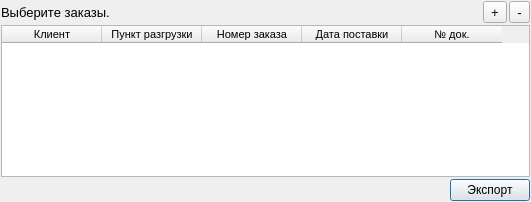
<?xml version="1.0" encoding="UTF-8"?>
<ui version="4.0">
 <class>Dialog</class>
 <widget class="QDialog" name="Dialog">
  <property name="geometry">
   <rect>
    <x>0</x>
    <y>0</y>
    <width>531</width>
    <height>202</height>
   </rect>
  </property>
  <property name="windowTitle">
   <string>Заказ на отгрузку</string>
  </property>
  <layout class="QGridLayout" name="gridLayout">
   <property name="leftMargin">
    <number>1</number>
   </property>
   <property name="topMargin">
    <number>1</number>
   </property>
   <property name="rightMargin">
    <number>1</number>
   </property>
   <property name="bottomMargin">
    <number>1</number>
   </property>
   <property name="spacing">
    <number>2</number>
   </property>
   <item row="2" column="0" colspan="2">
    <layout class="QHBoxLayout" name="horizontalLayout_2">
     <property name="spacing">
      <number>2</number>
     </property>
     <item>
      <spacer name="horizontalSpacer_2">
       <property name="orientation">
        <enum>Qt::Horizontal</enum>
       </property>
       <property name="sizeHint" stdset="0">
        <size>
         <width>40</width>
         <height>20</height>
        </size>
       </property>
      </spacer>
     </item>
     <item>
      <widget class="QPushButton" name="pushButton_2">
       <property name="text">
        <string>Экспорт</string>
       </property>
      </widget>
     </item>
    </layout>
   </item>
   <item row="0" column="0" colspan="2">
    <layout class="QHBoxLayout" name="horizontalLayout">
     <property name="spacing">
      <number>2</number>
     </property>
     <item>
      <widget class="QLabel" name="label">
       <property name="font">
        <font>
         <family>Tahoma</family>
         <pointsize>10</pointsize>
        </font>
       </property>
       <property name="text">
        <string>Выберите заказы.</string>
       </property>
      </widget>
     </item>
     <item>
      <spacer name="horizontalSpacer">
       <property name="orientation">
        <enum>Qt::Horizontal</enum>
       </property>
       <property name="sizeHint" stdset="0">
        <size>
         <width>40</width>
         <height>20</height>
        </size>
       </property>
      </spacer>
     </item>
     <item>
      <widget class="QToolButton" name="toolButton">
       <property name="font">
        <font>
         <pointsize>10</pointsize>
        </font>
       </property>
       <property name="text">
        <string>+</string>
       </property>
      </widget>
     </item>
     <item>
      <widget class="QToolButton" name="toolButton_2">
       <property name="font">
        <font>
         <pointsize>10</pointsize>
        </font>
       </property>
       <property name="text">
        <string>-</string>
       </property>
      </widget>
     </item>
    </layout>
   </item>
   <item row="1" column="0" colspan="2">
    <widget class="QTableWidget" name="tw_order">
     <property name="font">
      <font>
       <family>Tahoma</family>
       <pointsize>8</pointsize>
      </font>
     </property>
     <property name="editTriggers">
      <set>QAbstractItemView::NoEditTriggers</set>
     </property>
     <property name="alternatingRowColors">
      <bool>true</bool>
     </property>
     <property name="selectionBehavior">
      <enum>QAbstractItemView::SelectRows</enum>
     </property>
     <attribute name="verticalHeaderVisible">
      <bool>false</bool>
     </attribute>
     <attribute name="verticalHeaderDefaultSectionSize">
      <number>20</number>
     </attribute>
     <attribute name="verticalHeaderMinimumSectionSize">
      <number>18</number>
     </attribute>
     <column>
      <property name="text">
       <string>Клиент</string>
      </property>
     </column>
     <column>
      <property name="text">
       <string>Пункт разгрузки</string>
      </property>
     </column>
     <column>
      <property name="text">
       <string>Номер заказа</string>
      </property>
     </column>
     <column>
      <property name="text">
       <string>Дата поставки</string>
      </property>
     </column>
     <column>
      <property name="text">
       <string>№ док.</string>
      </property>
     </column>
    </widget>
   </item>
  </layout>
 </widget>
 <resources/>
 <connections>
  <connection>
   <sender>toolButton</sender>
   <signal>clicked()</signal>
   <receiver>Dialog</receiver>
   <slot>ui_add_order()</slot>
   <hints>
    <hint type="sourcelabel">
     <x>494</x>
     <y>7</y>
    </hint>
    <hint type="destinationlabel">
     <x>443</x>
     <y>-170</y>
    </hint>
   </hints>
  </connection>
  <connection>
   <sender>toolButton_2</sender>
   <signal>clicked()</signal>
   <receiver>Dialog</receiver>
   <slot>ui_dell_order()</slot>
   <hints>
    <hint type="sourcelabel">
     <x>524</x>
     <y>8</y>
    </hint>
    <hint type="destinationlabel">
     <x>510</x>
     <y>-163</y>
    </hint>
   </hints>
  </connection>
  <connection>
   <sender>pushButton_2</sender>
   <signal>clicked()</signal>
   <receiver>Dialog</receiver>
   <slot>ui_export()</slot>
   <hints>
    <hint type="sourcelabel">
     <x>506</x>
     <y>192</y>
    </hint>
    <hint type="destinationlabel">
     <x>504</x>
     <y>327</y>
    </hint>
   </hints>
  </connection>
 </connections>
 <slots>
  <slot>ui_add_order()</slot>
  <slot>ui_dell_order()</slot>
  <slot>ui_export()</slot>
 </slots>
</ui>
